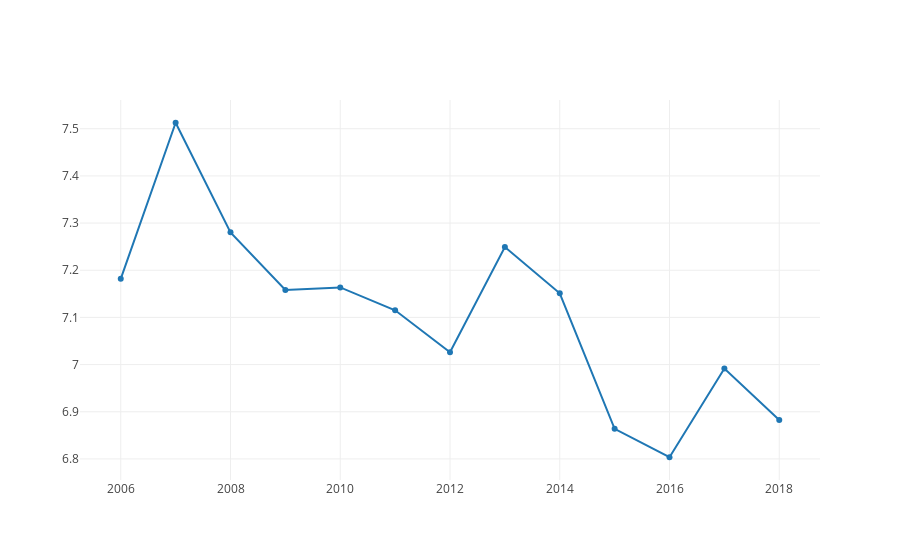

The code cell stored with this chart in its notebook:
### Code cell
# Create a trace
trace = go.Scatter(
    x = US_Data['Year'],
    y = US_Data['Life Ladder'])
data = [trace]
iplot(data)

### Figure 1 — Plotly figure (JSON) as saved in the notebook; plotly's stock layout.template omitted (floating-point values rounded to 4 significant figures)
{"data": [{"type": "scatter", "uid": "4cceacf9-c13f-4c83-a555-4f57616bc22e", "x": [2006, 2007, 2008, 2009, 2010, 2011, 2012, 2013, 2014, 2015, 2016, 2017, 2018], "y": [7.182, 7.513, 7.28, 7.158, 7.164, 7.115, 7.026, 7.249, 7.151, 6.864, 6.804, 6.992, 6.883]}], "layout": {}}
